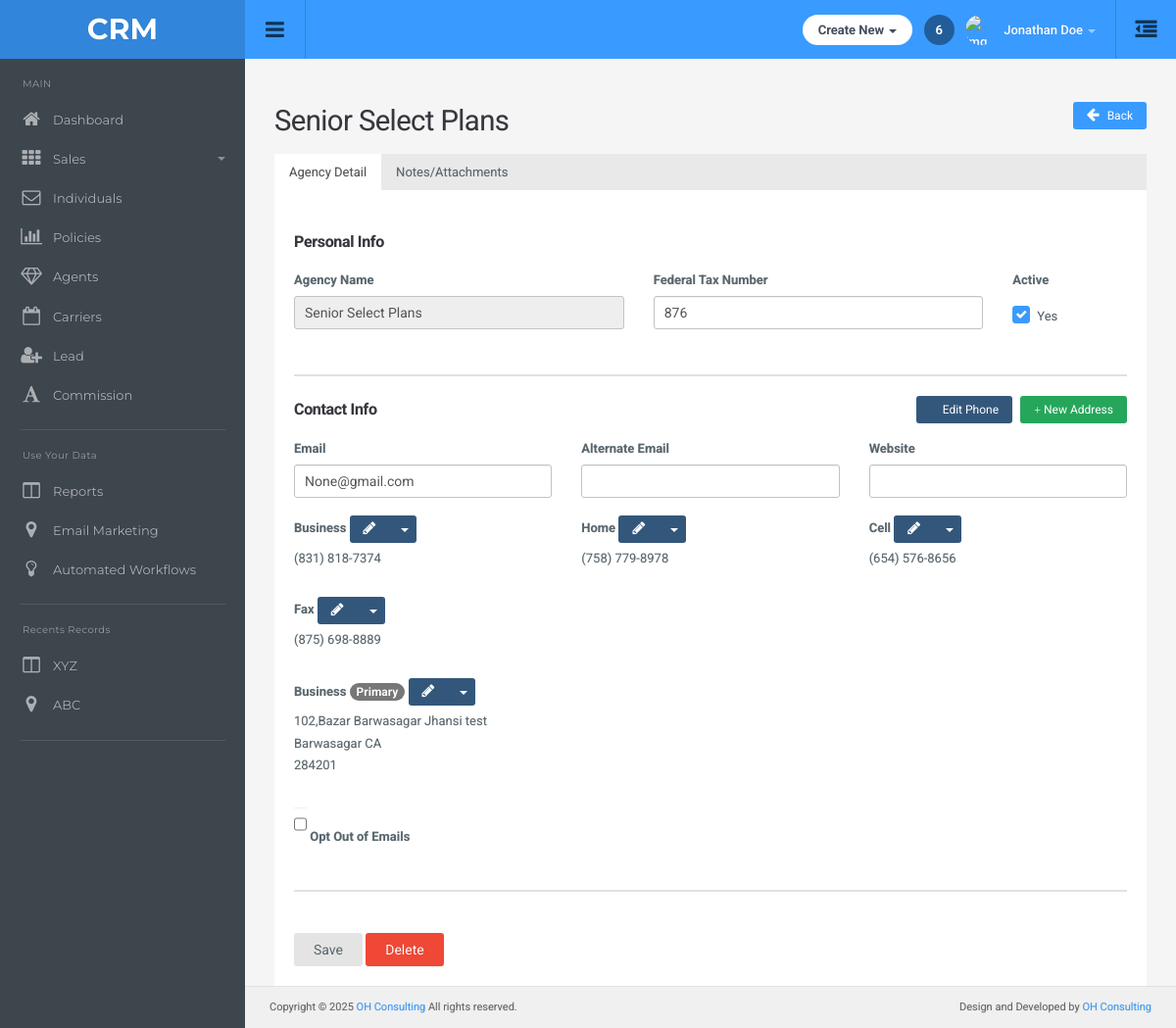
Before: /agency/1/edit-details/ with the older database file.
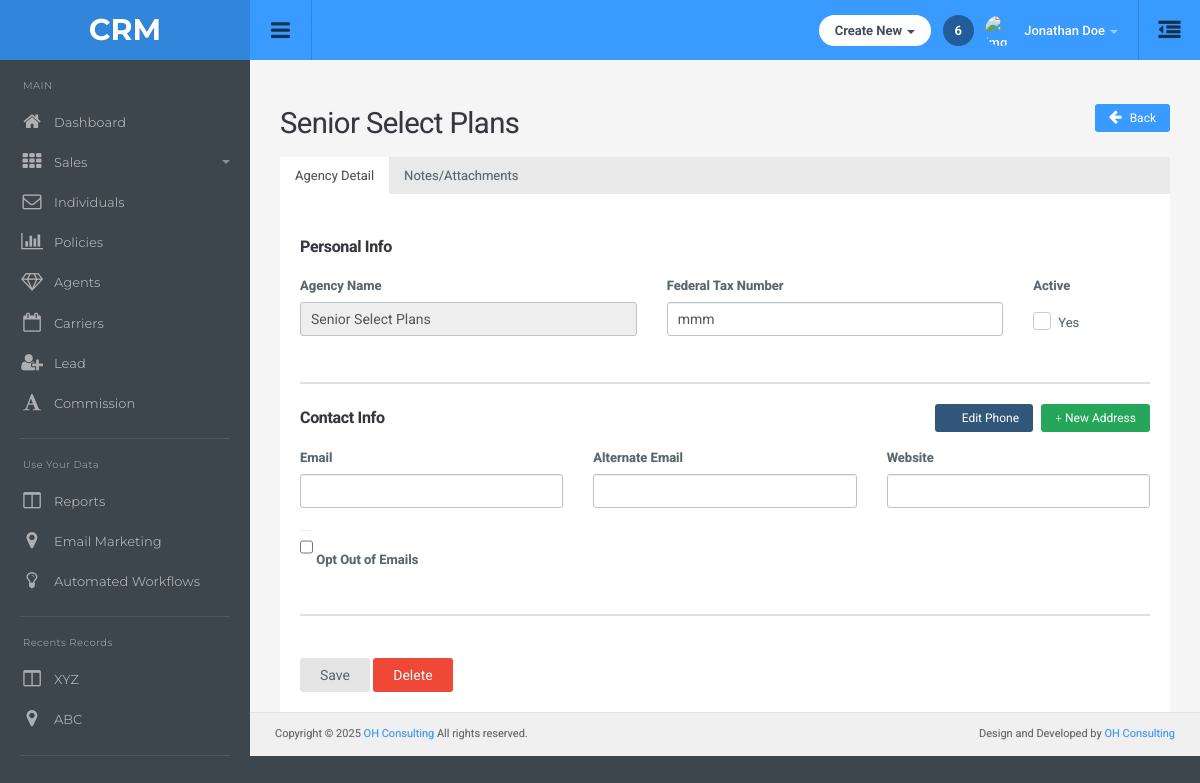
After: the same page with the newer database file.
### main/models.py (models this page shows)
class AgencyDetails(models.Model):
    agency_name = models.ForeignKey(Agency,on_delete=models.CASCADE,related_name="agency_detail")
    federal_tax_number = models.CharField(max_length=50, blank=True, null=True)
    active = models.BooleanField(default=False)
    email = models.EmailField(null=True,blank=True)

class AgencyPhone(models.Model):
    agency_name = models.ForeignKey(Agency, on_delete=models.CASCADE, related_name='agency_phones')
    phone_type = models.CharField(max_length=50, blank=True, null=True)
    number = models.CharField(max_length=10, blank=True, null=True)
    extension = models.CharField(max_length=10, blank=True, null=True)

class AgencyAddress(models.Model):
    agency_name = models.ForeignKey(Agency, on_delete=models.CASCADE, related_name='agency_addresses')
    address_type = models.CharField(max_length=50, choices=ADDRESS_TYPE_CHOICES,blank=True, null=True)
    address1 = models.CharField(max_length=255, blank=True, null=True)
    address2 = models.CharField(max_length=255, blank=True, null=True)
    city = models.CharField(max_length=100, blank=True, null=True)
    state = models.CharField(max_length=100)
    zip_code = models.CharField(max_length=10, blank=True, null=True)
    county = models.CharField(max_length=100, blank=True, null=True)
    description = models.TextField(blank=True, null=True)
    primary = models.BooleanField(default=False)

### main/views.py (the view, shortened to what this page needs)
# urls.py: path('agency/<int:agency_id>/edit-details/', views.edit_agency_details, name='edit_agency_details'),
def edit_agency_details(request, agency_id):
    agency = get_object_or_404(Agency, id=agency_id)
    agency_details, _ = AgencyDetails.objects.get_or_create(agency_name=agency)
    agency_phones = AgencyPhone.objects.filter(agency_name=agency)
    agency_address = AgencyAddress.objects.filter(agency_name=agency)
    notes = agency.agencynotes.all()
    phone_dict = {phone.phone_type.lower(): phone for phone in agency_phones}
    primary_address = agency_address.filter(primary=True).first()
    return render(request, 'agency/seniorselect.html', {
        'agency': agency,
        'agency_details': agency_details,
        'phone_dict': phone_dict,
        'primary_address': primary_address,
        'notess': notes,
        'agency_phones': agency_phones,
        'agency_address': agency_address,
    })

### main/templatetags/phone_filters.py (called while the page is built)
@register.filter
def format_phone(value):
    if value and len(value) == 10 and value.isdigit():
        return f"({value[0:3]}) {value[3:6]}-{value[6:]}"
    return value

### templates/agency/seniorselect.html (shortened to what this page needs)
{% extends "dashboard/base.html" %}
{% load static %}
{% block main-content %}
<div class="container-default">
    <div class="content-wrapper">
        <div class="search-agents-container">
            <div class="page-header-row" style="display: flex; justify-content: space-between; align-items: center;">
                <h1 class="page-title">{{agency.name}}</h1>
                <a href="{% url "manage_agencies" %}">
                <button class="btn btn-default btn-sm">
                        <i class="fa fa-arrow-left"></i> Back
            </button>
            </a>
            </div>
            <ul class="nav nav-tabs" id="mainTabs">
                <li class="active"><a href="#detail-senior" data-toggle="tab">Agency Detail</a></li>
                <li><a href="#note-senior" data-toggle="tab">Notes/Attachments</a></li>
            </ul>
            <div class="tab-content">
                    {% include "agency/seniordetail.html" %}
            </div>
        </div>
    </div>
</div>
{% endblock %}

### templates/agency/seniordetail.html (shortened to what the changed rows need)
{% load phone_filters %}
<div id="detail-senior" class="tab-pane fade in active">
<form method="POST" action="">
    <div class="tab-pane active" id="personal-info">
        <div class="agent-info-container">
            <h1 class="section-title">Personal Info</h1>
            <div class="row align-items-end">
                <div class="form-group col-sm-5">
                    <label>Federal Tax Number</label>
                    <input type="text" class="form-control" name="federal_tax_number" value="{{ agency_details.federal_tax_number|default:'' }}">
                </div>
            </div>
        </div>
    </div>
    <div class="agent-info-container">
        <div class="section-header">
            <h1 class="section-title" style="margin: 0;">Contact Info</h1>
        </div>
        <div class="row">
            <div class="form-group col-sm-4">
                <label>Email</label>
                <input type="email" class="form-control" name="email" value="{{ agency_details.email|default:'' }}">
            </div>
        </div>
        <div class="row">
            {% for phone in agency_phones %}
            <div class="form-group col-sm-4 position-relative">
                <label class="d-flex justify-content-between align-items-center mb-1">
                    <span>{{ phone.phone_type }}</span>
                    <span class="btn-group">
                        <button type="button" class="btn btn-sm btn-primary" data-toggle="modal" data-target="#editPhoneModal">
                            <i class="fa fa-pencil"></i>
                        </button>
                        <button type="button" class="btn btn-sm btn-primary dropdown-toggle" data-toggle="dropdown">
                            <span class="caret"></span>
                        </button>
                    </span>
                </label>
                <p>{{ phone.number|format_phone }}</p>
            </div>
            {% endfor %}
        </div>
        <div class="row">
            {% for add in agency_address %}
            <div class="form-group col-sm-4 position-relative">
                <label class="d-flex justify-content-between align-items-center mb-1">
                    <span>
                        {{ add.address_type }}
                        {% if add.primary %}
                        <span class="badge badge-success">Primary</span>
                        {% endif %}
                    </span>
                    <span class="btn-group">
                        <button type="button" class="btn btn-sm btn-primary" data-toggle="modal" data-target="#newAddressModal">
                            <i class="fa fa-pencil"></i>
                        </button>
                        <button type="button" class="btn btn-sm btn-primary dropdown-toggle" data-toggle="dropdown">
                            <span class="caret"></span>
                        </button>
                    </span>
                </label>
                <p>{{ add.address1 }} {{ add.address2 }} <br> {{ add.city }} {{ add.state }} <br> {{ add.zip_code }}</p>
            </div>
            {% endfor %}
        </div>
    </div>
    <br>
</form>
</div>

Changed rows visible on the page:
removed AgencyDetails: federal_tax_number "876", email "None@gmail.com"
removed AgencyPhone: phone_type "Business", number "(831) 818-7374"
removed AgencyPhone: phone_type "Home", number "(758) 779-8978"
removed AgencyPhone: phone_type "Cell", number "(654) 576-8656"
removed AgencyPhone: phone_type "Fax", number "(875) 698-8889"
removed AgencyAddress: address_type "Business", primary "Primary", address1 "102,Bazar Barwasagar Jhansi", address2 "test", city "Barwasagar", state "CA", zip_code "284201"
now on this page (row edited): AgencyDetails: federal_tax_number "mmm"
